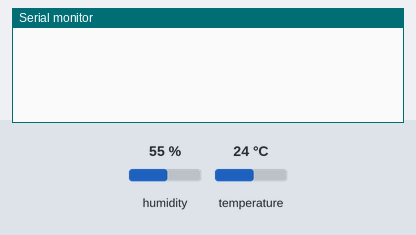
Bench run of a sketch on a simulated ESP32-S3. On the bench: the last lines printed to the serial monitor. The test bench sets the inputs (shaded band); at power-on: humidity 55 %, temperature 24 °C.

Above: at 3.1 s.
3.2 s: humidity set to 22 %
At 8.0 s:
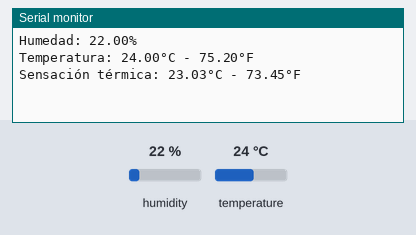
10.7 s: temperature set to 12 °C
At 12.8 s:
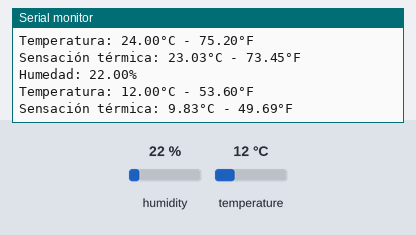
18.2 s: humidity set to 40 %
At 22.4 s:
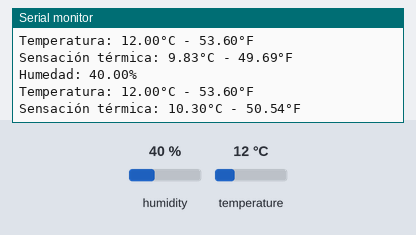
Timing chart, 0 to 23.9 s (numbered marks = the images above; inputs shaded):
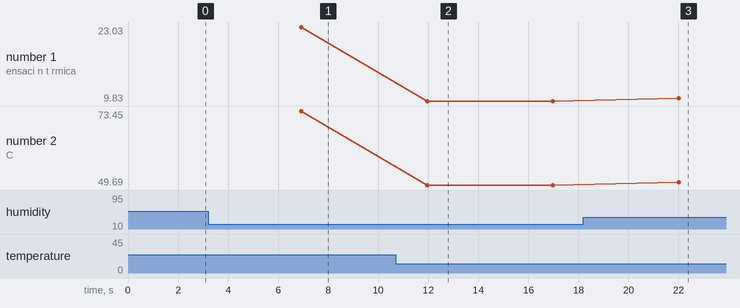

Measured:
- after the input at 3.2 s, the serial monitor: prints a new line after 3.7 s (image 1)
- after the input at 10.7 s, the serial monitor: prints a new line after 1.3 s (image 2)
- after the input at 18.2 s, the serial monitor: prints a new line after 3.8 s (image 3)
- plotted number 1: 23.03 → 9.83 after the input at 10.7 s, 9.83 → 10.3 after the input at 18.2 s
- plotted number 2: 73.45 → 49.69 after the input at 10.7 s, 49.69 → 50.54 after the input at 18.2 s

The sketch:

Clase_N_3_DHT11.ino
```cpp
/*************************************************************
 Blynk es una plataforma con aplicaciones de iOS y Android para controlar
 ESP32, Arduino, Raspberry Pi y similares a través de Internet.
 Puede crear fácilmente interfaces móviles y web para cualquier
 proyectos simplemente arrastrando y soltando widgets.

     Descargas, documentos, tutoriales: https://www.blynk.io
     Generador de bocetos: https://examples.blynk.cc
     Comunidad Blynk: https://community.blynk.cc
     Síguenos: https://www.fb.com/blynkapp
               https://twitter.com/blynk_app

La biblioteca Blynk tiene licencia MIT
 *************************************************************
Blynk.Edgent implementa:
   - Blynk.Inject - Aprovisionamiento dinámico de credenciales WiFi
   - Blynk.Air - Actualizaciones de firmware inalámbricas
   - Indicación del estado del dispositivo mediante un LED físico
   - Restablecimiento de credenciales mediante un botón físico
 *************************************************************/

/* Complete la información de su plantilla Blynk aquí */
/* Leer más: https://bit.ly/BlynkInject */

#define BLYNK_TEMPLATE_ID "TMPL2g5JXa0jc"
#define BLYNK_TEMPLATE_NAME "DHT11"
//#define BLYNK_AUTH_TOKEN "M5oJwlIhT9ogo3QRYuqIt1RFKWZAzSkm"

#define BLYNK_FIRMWARE_VERSION        "0.1.0"

#define BLYNK_PRINT Serial
//#define BLYNK_DEBUG

#define APP_DEBUG

// Uncomment your board, or configure a custom board in Settings.h
#define USE_ESP32_DEV_MODULE
//#define USE_ESP32C3_DEV_MODULE
//#define USE_ESP32S2_DEV_KIT
//#define USE_WROVER_BOARD
//#define USE_TTGO_T7
//#define USE_TTGO_T_OI

#include "BlynkEdgent.h"
#include <DHT.h>

#define DHTPIN 23
#define DHTTYPE DHT11

float hum;   //HUMEDAD
float tempC;  //Temperatura C
float temof;  //Temperatura F
float Icf;   //Índice de Calor F
float Icc;   //Índice de Calor C

DHT dht(DHTPIN, DHTTYPE); //  DHT11}
BlynkTimer timer;

void myTimer(){
// Esta función describe lo que sucederá con cada tic del temporizador
  Blynk.virtualWrite(V3, hum);
  Blynk.virtualWrite(V0, tempC);
  Blynk.virtualWrite(V1, temof);
  Blynk.virtualWrite(V3, Icc);
  Blynk.virtualWrite(V4, Icf);
}

void setup()
{
  Serial.begin(115200);
  delay(100);
  dht.begin();// Inicializa el sensor DHT
  BlynkEdgent.begin();
  timer.setInterval(1000L, myTimer);

}

void loop() {

delay(5000); // Esperamos 5 segundos entre medidas

  hum = dht.readHumidity();  //Humedad relativa
  tempC = dht.readTemperature(); // Temperatura en grados centígrados (por defecto)
  temof = dht.readTemperature(true); // Temperatura en grados Fahreheit

  Icf = dht.computeHeatIndex(temof, hum); //Índice de calor en Fahreheit
  Icc = dht.computeHeatIndex(tempC, hum, false); //Índice de calor en grados centígrados

  // Comprobamos si ha habido algún error en la lectura
  if (isnan(hum) || isnan(tempC) || isnan(temof)) {
    Serial.println("Error obteniendo los datos del sensor DHT11");
    return;
  }
Serial.print("Humedad: ");
  Serial.print(hum);
  Serial.println("%");
  Serial.print("Temperatura: ");
  Serial.print(tempC);
  Serial.print("°C - ");
  Serial.print(temof);
  Serial.println("°F");
  Serial.print("Sensación térmica: ");
  Serial.print(Icc);
  Serial.print("°C - ");
  Serial.print(Icf);
  Serial.println("°F");

  BlynkEdgent.run();
  timer.run();// runs BlynkTimer
}
```
